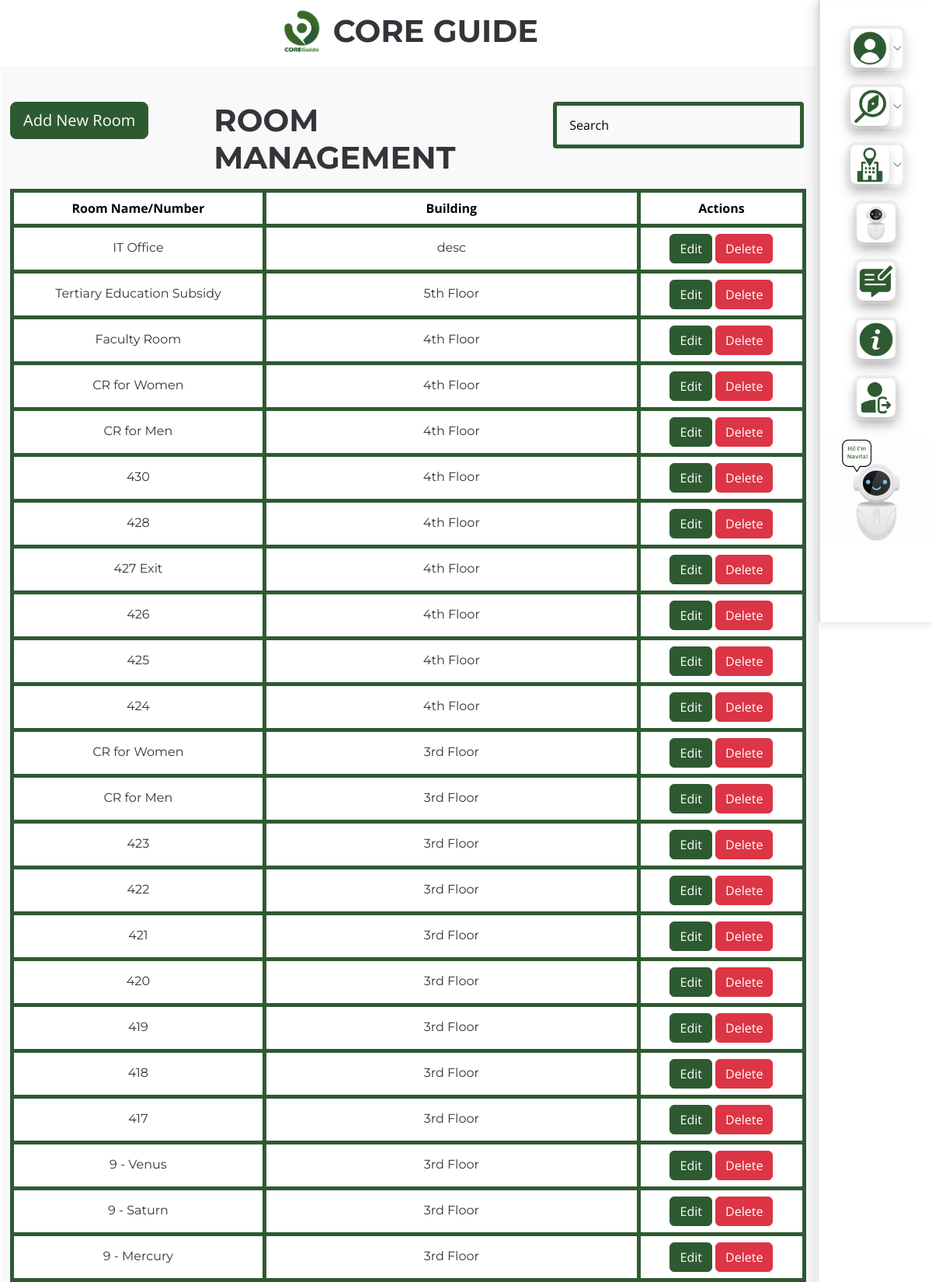
Page /superadmin/room-management.php (signed in, upper part) on the committed database.
### tables this page shows
CREATE TABLE `room` (
  `room_id` int(11) NOT NULL,
  `room_name` varchar(100) NOT NULL,
  `description` text DEFAULT NULL,
  `other_description` text DEFAULT NULL,
  `created_at` timestamp NOT NULL DEFAULT current_timestamp(),
  `updated_at` timestamp NOT NULL DEFAULT current_timestamp() ON UPDATE current_timestamp()
);

### superadmin/room-management.php (the view, shortened to what this page needs)
<?php
require('../include/dbconnect.php');
    $sql = "SELECT room_id, room_name, description FROM room ORDER BY room_id DESC";
    $result = $conn->query($sql);
?>
<!DOCTYPE html>
<html lang="en">
<head>
  <link href="../assets/vendor/bootstrap/css/bootstrap.min.css" rel="stylesheet">
  <link href="../assets/vendor/bootstrap-icons/bootstrap-icons.css" rel="stylesheet">
  <link href="../assets/vendor/aos/aos.css" rel="stylesheet">
  <link href="../assets/vendor/glightbox/css/glightbox.min.css" rel="stylesheet">
  <link href="../assets/vendor/swiper/swiper-bundle.min.css" rel="stylesheet">
  <link href="../assets/css/main.css" rel="stylesheet">
  <link href="../assets/css/custom.css" rel="stylesheet">
  <link href="../assets/css/lightgallery.css" rel="stylesheet" />
</head>
<body class="index-page">
  <?php
    include 'include/navbar.php';
  ?>
  <main class="main">
    <div class="mt-2">
      <h1 class="text-center">
      <img src="../assets/img/core/coreguide-logo.png" alt="Core Guide Logo" class="mb-2" width="60">
          <b>
            <span class="pt-3">
              CORE GUIDE
            </span>
          </b>
      </h1>
    </div>
    <section class="services section light-background">
      <div class="container">
          <div class="row pt-3">
              <div class="col-md-3">
                  <button type="button" class="btn btn-success btn-lg" data-bs-toggle="modal" data-bs-target="#staticBackdrop" style="color: white;">
                      Add New Room
                  </button>
              </div>
              <div class="col-md-5 text-left">
                  <h1>
                    <b>
                      ROOM MANAGEMENT
                    </b>
                  </h1>
              </div>
              <div class="col-md-4">
                  <form method="GET" action="accounts.php">
                      <div class="search-input">
                          <input class="form-control" type="text" id="searchInput" placeholder="Search" aria-label="Search" onkeyup="filterTable()" style="width: 99%;">
                      </div>
                  </form>
              </div>
          </div>
    <?php
if ($result->num_rows > 0) {
  echo '<table class="table table-bordered border-success mt-2 text-center" id="accountTable">
          <thead>
              <tr>
                  <th scope="col">Room Name/Number</th>
                  <th scope="col">Building</th>
                  <th scope="col">Actions</th>
              </tr>
          </thead>
          <tbody>';
        while($row = $result->fetch_assoc()) {
          echo '<tr>
            <th><h6 class="mt-2">' . $row["room_name"] . '</h6></th>
            <th><h6 class="mt-2">' . $row["description"] . '</h6></th>
            <th>
            <a href="room-management-view.php?room_id=' . $row["room_id"] . '" class="btn btn-success">Edit</a>
            <a href="include/delete_room.php?room_id=' . $row["room_id"] . '" class="btn btn-danger" onclick="return confirm(\'Are you sure you want to delete this room?\')">Delete</a>
            </th>';
          }
      } else {
          echo "No Room found.";
      }
      ?>
    </section>
  </main>
</body>
</html>

### assets/css/main.css (style rules this page uses)
:root { --default-font: "Open Sans", system-ui, -apple-system, "Segoe UI", Roboto, "Helvetica Neue", Arial, "Noto Sans", "Liberation Sans", sans-serif, "Apple Color Emoji", "Segoe UI Emoji", "Segoe UI Symbol", "Noto Color Emoji"; --heading-font: "Montserrat", sans-serif; --nav-font: "Poppins", sans-serif; }
:root { --background-color: #ffffff; --default-color: #212529; --heading-color: #32353a; --accent-color: #2e5a31; --surface-color: #ffffff; --contrast-color: #ffffff; }
:root { --nav-color: #3a3939; --nav-hover-color: #2e5a31; --nav-mobile-background-color: #ffffff; --nav-dropdown-background-color: #ffffff; --nav-dropdown-color: #3a3939; --nav-dropdown-hover-color: #2e5a31; }
.light-background { --background-color: #f9f9f9; --surface-color: #ffffff; }
:root { scroll-behavior: smooth; }
body { color: var(--default-color); background-color: var(--background-color); font-family: var(--default-font); }
a { color: var(--accent-color); text-decoration: none; transition: 0.3s; }
h1, h2, h3, h4, h5, h6 { color: var(--heading-color); font-family: var(--heading-font); }
section, .section { color: var(--default-color); background-color: var(--background-color); padding: 30px 0 60px; scroll-margin-top: 90px; overflow: clip; }
.btn-success { color: #fff; background-color: #2e5a31; border-color: #2e5a31; }

### assets/css/custom.css (style rules this page uses)
.main { margin-right: 130px; padding: 1px 20px 10px 1px; box-sizing: border-box; }
tbody th,h5,h4,h6 { font-weight: 400; }
.search-input { position: relative; }
.search-input input { padding: 0.8rem 1rem 0.8rem 1rem; background-color: transparent; border: 2px solid #2e5a31; width: 600px; }
input::placeholder { color: black !important; opacity: 1; }

### superadmin/room-management.php (style rules this page uses)
.search-input { position: relative; }
.form-control { border: 5px solid #2e5a31 !important; border-radius: 0.25rem; }
.search-input input { padding: 0.8rem 1rem 0.8rem 1rem; }
input::placeholder { color: black !important; opacity: 1; }
th { border: 5px solid #2e5a31 !important; }

### rows in the picture
room: room_name "IT Office", description "desc"
room: room_name "Tertiary Education Subsidy", description "5th Floor"
room: room_name "Faculty Room", description "4th Floor"
room: room_name "CR for Women", description "4th Floor"
room: room_name "CR for Men", description "4th Floor"
room: room_name "430", description "4th Floor"
room: room_name "428", description "4th Floor"
room: room_name "427 Exit", description "4th Floor"
room: room_name "426", description "4th Floor"
room: room_name "425", description "4th Floor"
room: room_name "424", description "4th Floor"
room: room_name "CR for Women", description "3rd Floor"
room: room_name "CR for Men", description "3rd Floor"
room: room_name "423", description "3rd Floor"
room: room_name "422", description "3rd Floor"
room: room_name "421", description "3rd Floor"
room: room_name "420", description "3rd Floor"
room: room_name "419", description "3rd Floor"
room: room_name "418", description "3rd Floor"
room: room_name "417", description "3rd Floor"
room: room_name "9 - Venus", description "3rd Floor"
room: room_name "9 - Saturn", description "3rd Floor"
room: room_name "9 - Mercury", description "3rd Floor"
